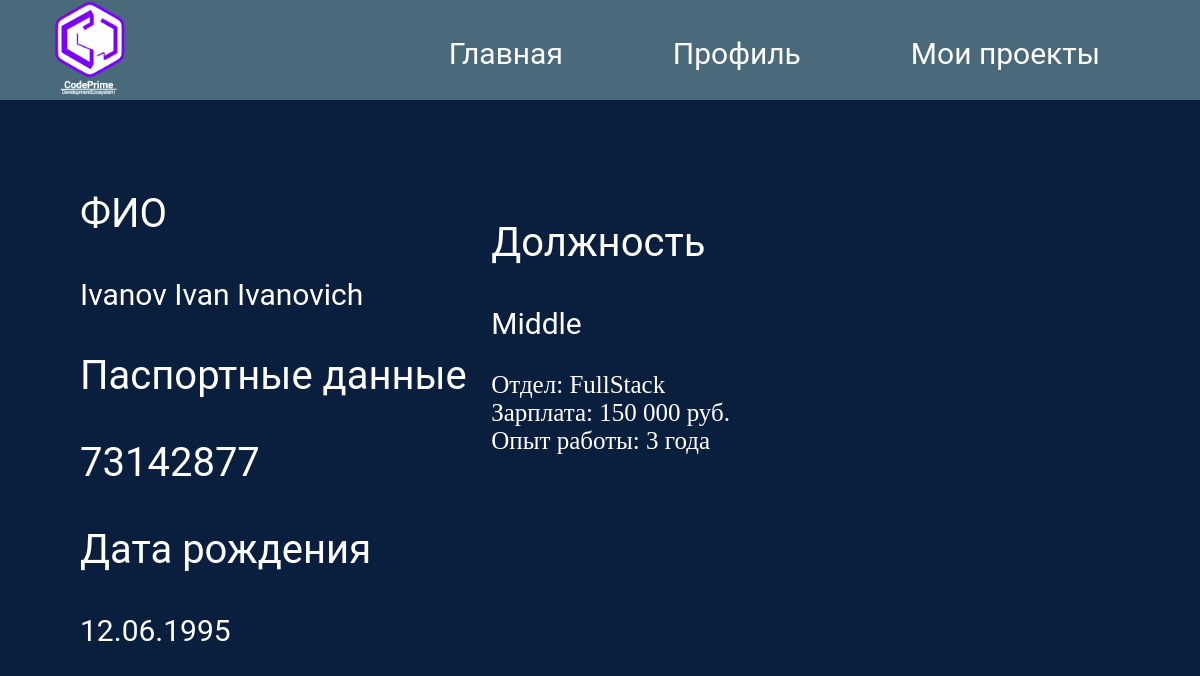
Page /dev_profil.php (signed in) on the committed database.
### tables this page shows
CREATE TABLE `developers` (
  `id_developers` int(11) NOT NULL,
  `first_name` varchar(100) DEFAULT NULL,
  `last_name` varchar(100) DEFAULT NULL,
  `middle_name` varchar(100) DEFAULT NULL,
  `birth_date` date DEFAULT NULL,
  `series_number` int(11) DEFAULT NULL,
  `salary` decimal(10,2) DEFAULT NULL,
  `experience` int(11) DEFAULT NULL,
  `id_user` int(11) NOT NULL,
  `id_post` int(11) NOT NULL,
  `id_department` int(11) NOT NULL
);

CREATE TABLE `post` (
  `id_post` int(11) NOT NULL,
  `name_post` varchar(50) DEFAULT NULL
);

CREATE TABLE `department` (
  `id_department` int(11) NOT NULL,
  `name_department` varchar(50) DEFAULT NULL
);

### dev_profil.php (the view, shortened to what this page needs)
<!DOCTYPE html>
<html lang="en">
<head>
    <link rel="stylesheet" href="dev_profil.css">
</head>
<body>
    <?php
    $servername = "localhost";
    $username = "root";
    $password = "";
    $dbname = "itcompany";
    try {
        $conn = new PDO("mysql:host=$servername;dbname=$dbname", $username, $password);
        $conn->setAttribute(PDO::ATTR_ERRMODE, PDO::ERRMODE_EXCEPTION);
        $user_id = $_SESSION['id_users'];
        $sql_dev = "SELECT first_name, last_name, middle_name, series_number,
                    birth_date, salary, experience
                    FROM developers
                    WHERE id_user = ?";
        $stmt_dev = $conn->prepare($sql_dev);
        $stmt_dev->execute([$user_id]);
        $developer = $stmt_dev->fetch(PDO::FETCH_ASSOC);
        $sql_post = "SELECT p.name_post
                    FROM developers d
                    JOIN post p ON d.id_post = p.id_post
                    WHERE d.id_user = ?";
        $stmt_post = $conn->prepare($sql_post);
        $stmt_post->execute([$user_id]);
        $post = $stmt_post->fetch(PDO::FETCH_ASSOC);
        $sql_dep = "SELECT dep.name_department
                   FROM developers d
                   JOIN department dep ON d.id_department = dep.id_department
                   WHERE d.id_user = ?";
        $stmt_dep = $conn->prepare($sql_dep);
        $stmt_dep->execute([$user_id]);
        $department = $stmt_dep->fetch(PDO::FETCH_ASSOC);
    } catch(PDOException $e) {
        die("Ошибка: " . $e->getMessage());
    }
    ?>
    <header class="head_foot">
        <div class="logo" name="logo">
            <img src="img/Логотип(1).png" alt="">
        </div>
        <nav class="navigation">
            <a href="main_dev.php" class="main">Главная</a>
            <a href="#logo" class="main">Профиль</a>
            <a href="project_dev.php" class="main">Мои проекты</a>
        </nav>
    </header>
    <main>
        <div class="container">
            <div class="info_dev">
                <div class="login">
                    <p class="login_p">
                        ФИО
                    </p>
                    <p class="name_dev">
                        <?php
                        $full_name = '';
                        if (!empty($developer['last_name'])) $full_name .= $developer['last_name'] . ' ';
                        if (!empty($developer['first_name'])) $full_name .= $developer['first_name'] . ' ';
                        if (!empty($developer['middle_name'])) $full_name .= $developer['middle_name'];
                        echo htmlspecialchars(trim($full_name) ?: 'Не указано');
                        ?>
                    </p>
                </div>
                <div class="passport">
                    <p class="passport_p">
                        Паспортные данные
                    </p>
                    <p class="passport_dev">
                        <?php echo htmlspecialchars($developer['series_number'] ?? 'Не указаны'); ?>
                    </p>
                </div>
                <div class="birth_date">
                    <p class="birth_date_p">
                        Дата рождения
                    </p>
                    <p class="date_dev">
                        <?php
                        if (!empty($developer['birth_date'])) {
                            $date = DateTime::createFromFormat('Y-m-d', $developer['birth_date']);
                            echo htmlspecialchars($date->format('d.m.Y'));
                        } else {
                            echo 'Не указана';
                        }
                        ?>
                    </p>
                </div>
            </div>
            <div class="position">
                <p class="pos_dev">
                    Должность
                </p>
                <p class="pos_name">
                    <?php echo htmlspecialchars($post['name_post'] ?? 'Не указана'); ?>
                </p>
                <p class="dop_info">
                    Отдел: <?php echo htmlspecialchars($department['name_department'] ?? 'Не указан'); ?><br>
                    Зарплата: <?php
                        if (isset($developer['salary'])) {
                            echo number_format($developer['salary'], 0, '', ' ') . ' руб.';
                        } else {
                            echo '0 руб.';
                        }
                    ?><br>
                    Опыт работы: <?php
                        if (isset($developer['experience'])) {
                            echo htmlspecialchars($developer['experience']) . ' ' .
                                getYearWord($developer['experience']);
                        } else {
                            echo '0 лет';
                        }
                    ?>
                </p>
            </div>
        </div>
    </main>
    <?php
    function getYearWord($number) {
        $lastDigit = $number % 10;
        $lastTwoDigits = $number % 100;
        if ($lastTwoDigits >= 11 && $lastTwoDigits <= 19) {
            return 'лет';
        } elseif ($lastDigit == 1) {
            return 'год';
        } elseif ($lastDigit >= 2 && $lastDigit <= 4) {
            return 'года';
        } else {
            return 'лет';
        }
    }
    ?>
</body>
</html>

### dev_profil.css (style rules this page uses)
body { background-color: #0A1F3D; color: white; margin: 0; padding: 0; font-family: 'Roboto', medium; font-size: 40px; }
a { text-decoration: none; color: white; }
.head_foot { display: flex; height: 100px; align-items: center; justify-content: space-between; background-color: #4A697B }
.logo { width: 177px; height: 100px; }
.logo img { width: 177px; height: 100px; }
.navigation a { font-size: 30px; margin-right: 100px; }
.container { width: 650px; margin: 50px 0 0 80px; display: flex; align-items: center; justify-content: space-between; }
.name_dev, .date_dev, .dev_passport { font-size: 30px; margin-right: 20px; max-width: 300px; }
.position { margin-top: -170px; }
.pos_name { font-size: 30px; }
.dop_info { font-size: 25px; font-family: 'Roboto, light'; }

### rows in the picture
developers: last_name+first_name+middle_name "Ivanov Ivan Ivanovich", series_number "73142877", birth_date "12.06.1995", salary "150 000", experience "3", experience "года"
post: name_post "Middle"
department: name_department "FullStack"
